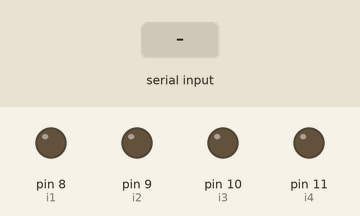
A sketch run on a simulated Arduino Uno, built with avr-gcc and run on an emulated ATmega328P. Parts: output pins drawn as LEDs (lit = HIGH). The test bench sets the inputs (shaded band).

Above: at 1.2 s.
1.3 s: "F" received over Serial
At 2.7 s:
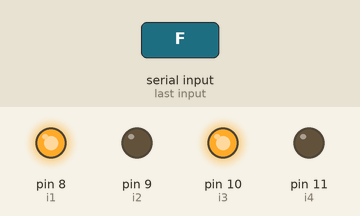
3.8 s: "L" received over Serial
At 5.8 s:
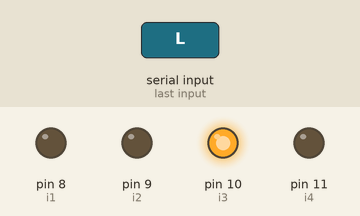
6.3 s: "R" received over Serial
At 7.7 s:
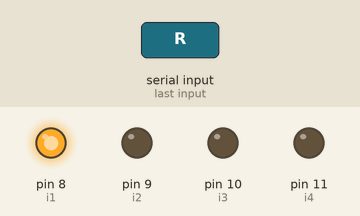
8.8 s: "B" received over Serial
At 10.8 s:
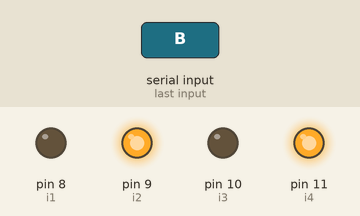
Timing chart, 0 to 12.3 s (numbered marks = the images above; inputs shaded):
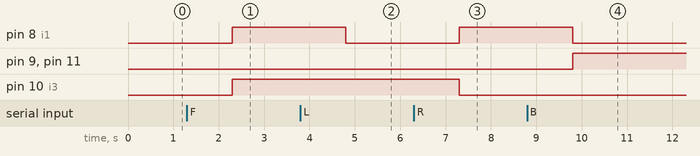

The sketch:

mobile_bluetooth.ino
```cpp
int i1=8,i2=9,i3=10,i4=11;    //motor driver ic input signals to drive motors
String s;                     //declaring a string type variable to receive the signals

void setup()
{
  // put your setup code here, to run once:
  Serial.begin(9600);       //starting serial communication for bluetooth module HC-05
  //making arduino pins as output for the motor control signals
  pinMode(i1,OUTPUT);
  pinMode(i2,OUTPUT);
  pinMode(i3,OUTPUT);
  pinMode(i4,OUTPUT);
}

void loop()
{
  // put your main code here, to run repeatedly:
  while(Serial.available()==0);     //waiting to receive a signal
  s=Serial.readString();        //stroring the signal recived from BT app

  if(s=="F")
  {
    //vehicle will go in forward direction
    digitalWrite(i1,HIGH);
    digitalWrite(i2,LOW);
    digitalWrite(i3,HIGH);
    digitalWrite(i4,LOW);
  }

  if(s=="L")
  {
    //vehicle will go in left direction
    digitalWrite(i1,LOW);
    digitalWrite(i2,LOW);
    digitalWrite(i3,HIGH);
    digitalWrite(i4,LOW);
  }

  if(s=="R")
  {
    //vehicle will go in right direction
    digitalWrite(i1,HIGH);
    digitalWrite(i2,LOW);
    digitalWrite(i3,LOW);
    digitalWrite(i4,LOW);
  }

  if(s=="B")
  {
    //vehicle will go in backward direction
    digitalWrite(i1,LOW);
    digitalWrite(i2,HIGH);
    digitalWrite(i3,LOW);
    digitalWrite(i4,HIGH);
  }

}
```

Measured:
- after the input at 1.3 s, pin 8 (i1), pin 10 (i3): LOW → HIGH after 1.0 s
- after the input at 3.8 s, pin 8 (i1): HIGH → LOW after 1.0 s
- after the input at 6.3 s, pin 8 (i1): LOW → HIGH after 1.0 s; pin 10 (i3): HIGH → LOW after 1.0 s
- after the input at 8.8 s, pin 8 (i1): HIGH → LOW after 1.0 s; pin 9 (i2), pin 11 (i4): LOW → HIGH after 1.0 s
